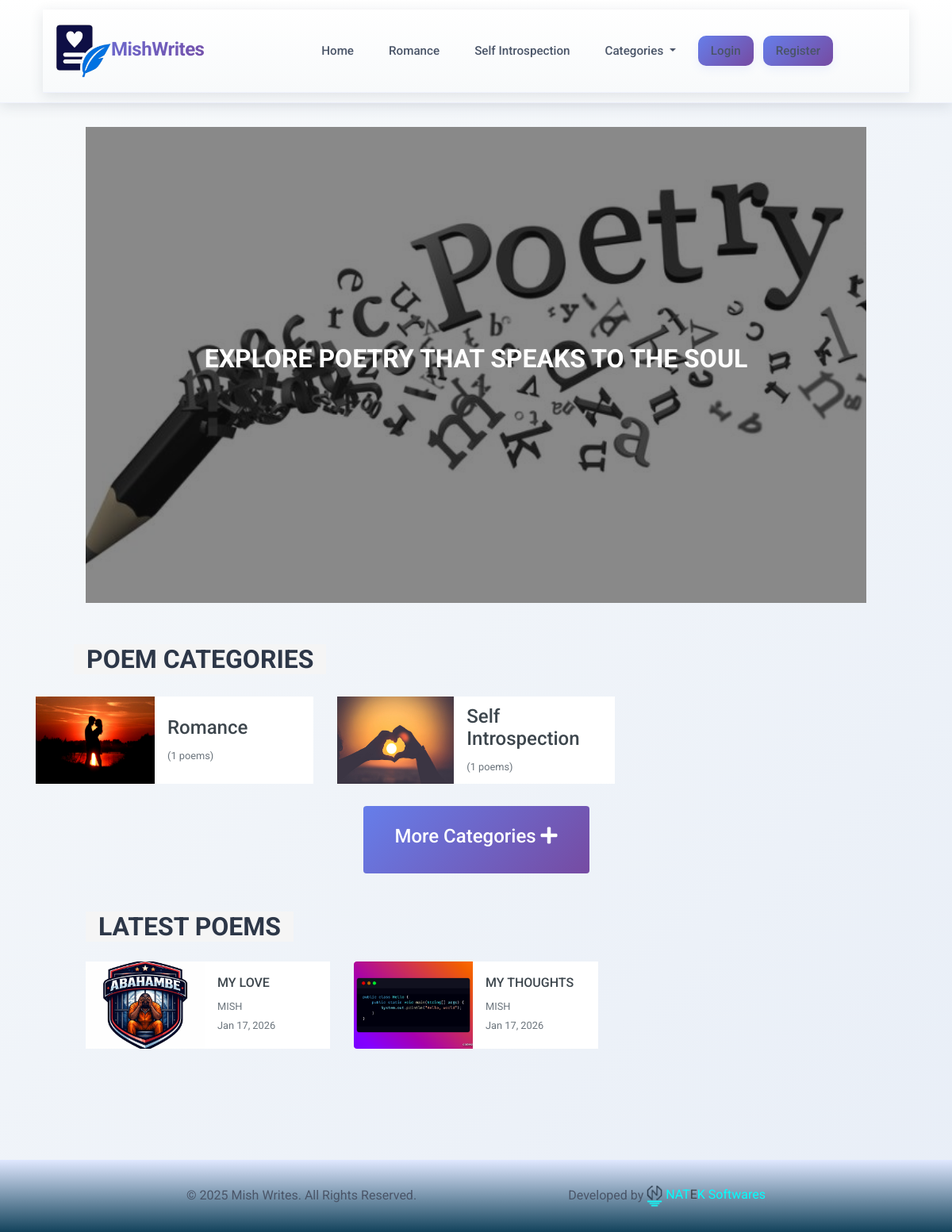
The page / on the database its author committed.
### models.py (models this page shows, shortened)
class Poem(db.Model):
    id = db.Column(db.Integer, primary_key=True)
    title = db.Column(db.String(200), nullable=False)
    content = db.Column(db.Text, nullable=False)
    timestamp = db.Column(db.DateTime(timezone=True), server_default=func.now())
    category = db.Column(db.String(100), nullable=True)
    excerpt = db.Column(db.Text)
    thumbnail = db.Column(db.String(255))
    slug = db.Column(db.String(200), unique=True, nullable=False)  # ✅ NEW COLUMN
    author_id = db.Column(db.Integer, db.ForeignKey("user.id"), nullable=False)
    comments = db.relationship("Comment", backref="poem", lazy=True, cascade="all, delete-orphan")
    likes = db.relationship("Like", backref="poem", lazy=True, cascade="all, delete-orphan")
    def get_excerpt(self, length=300):
        soup = BeautifulSoup(self.content, "html.parser")
        text = soup.get_text("\n")  # preserve line breaks
        excerpt = text[:length].rstrip()
        if len(text) > length:
            excerpt += "..."
        return Markup(excerpt)

class User(db.Model, UserMixin):
    id = db.Column(db.Integer, primary_key=True)
    username = db.Column(db.String(50), nullable=False, unique=True)
    email = db.Column(db.String(120), nullable=False, unique=True)
    password = db.Column(db.String(200), nullable=False)  # stores HASH, not plain password
    role = db.Column(db.String(20), default="")  # "writer" or "reader"
    push_subscription = db.Column(db.JSON, nullable=True)
    bio = db.Column(db.String(500), nullable=True)  # User bio
    profile_image = db.Column(db.String(255), nullable=True)  # Profile image path
    preferred_categories = db.Column(db.String(500), nullable=True)  # Comma-separated list of categories
    custom_categories = db.Column(db.String(500), nullable=True)  # User-defined custom categories
    profile_views = db.Column(db.Integer, default=0)  # Profile view count tracking
    is_public = db.Column(db.Boolean, default=True)  # Public profile visibility
    created_at = db.Column(db.DateTime, default=datetime.utcnow)  # Account creation date
    poems = db.relationship("Poem", backref="author", lazy=True)
    comments = db.relationship("Comment", backref="user", lazy=True)
    likes = db.relationship("Like", backref="user", lazy=True)

### app.py (the view)
@app.route("/")
def index():
    poems = Poem.query.order_by(Poem.id.desc()).all() # type: ignore
    categories = [(c.category, c[1]) for c in db.session.query(
        Poem.category, func.count(Poem.id) #type: ignore
    ).group_by(Poem.category).all()]
    nav_categories = categories[:5]
    category_images = {}
    for cat, _ in nav_categories:
        if cat == "anxiety":
            category_images[cat] = "static/img/POETRY/cat-anxiety.jpg"
        elif cat == "romance":
            category_images[cat] = "static/img/POETRY/cat-loving.jpg"
        elif cat == "depression":
            category_images[cat] = "static/img/POETRY/depression.jpg"
        elif cat == "new_category":
            category_images[cat] = request.form.get("thumbnail")
        else:
            category_images[cat] = "static/img/POETRY/to-love.jpeg"
    return render_template("index.html", poems=poems, categories=categories, nav_categories=nav_categories, category_images=category_images)

### app.py (called while the page is built)
@app.context_processor
def inject_nav_categories():
    rows = db.session.query(Poem.category, func.count(Poem.id)).group_by(Poem.category).all() #type: ignore
    nav_categories = [(c.category or 'uncategorized', c[1]) for c in rows]
    return dict(nav_categories=nav_categories)

### templates/index.html (shortened to what this page needs)
{% extends 'base.html' %}
{% block content %}
<div class="container-fluid mb-1" style="margin-top: 80px;">
    <div class="row px-xl-5">
        <div class="col-lg-12">
            <div id="header-carousel" class="carousel slide carousel-fade mb-lg-0" data-ride="carousel">
                <div class="carousel-inner">
                    <div class="carousel-item position-relative active" style="height: 600px;">
                        <img class="position-absolute w-100 h-100" src="{{ url_for('static', filename='img/POETRY/poetry.jpg') }}" style="object-fit: cover; object-position: center;">
                        <div class="carousel-caption d-flex flex-column align-items-center justify-content-center">
                            <h2 class="text-light text-uppercase font-weight-medium mb-3">Explore Poetry That Speaks To The Soul</h2>
                        </div>
                    </div>
                </div>
            </div>
        </div>
    </div>
</div>
<h2 class="section-title position-relative text-uppercase text-center mx-xl-5 mt-5 mb-4">
    <span class="bg-secondary px-3">Poem Categories</span>
</h2>
<div class="row">
    {% for category, count in nav_categories [:4] %}
        {% if category %}
        <div class="col-lg-4 col-md-4 col-sm-6 py-1">
            <a class="text-decoration-none" href="{{ url_for('category', name=category) }}">
                <div class="cat-item d-flex align-items-center mb-4">
                    <div class="overflow-hidden" style="width: 150px; height: 110px;">
                        <img class="img-fluid" src="{{ category_images[category] }}" alt="" style="width: 100%; height: 100%">
                    </div>
                    <div class="flex-fill pl-3">
                        <h4>{{ category.replace('-', ' ').title() }}</h4>
                        <small class="text-muted">({{ count }} poems)</small>
                    </div>
                </div>
            </a>
        </div>
        {% endif %}
    {% endfor %}
</div>
<div class="row">
    <div class="col-lg-3 col-md-4 col-sm-6 ml-auto p-0 mr-auto rounded">
        <a class="text-decoration-none text-center h-100" href="{{ url_for('categories', name='category')}}">
            <div class="cat-item d-flex align-items-center pt-4 pb-4 rounded" id="more-categories">
                <div class="flex-fill">
                    <h4 class="text-light">
                        More Categories <span class="fa fa-plus"></span>
                    </h4>
                </div>
            </div>
        </a>
    </div>
</div>
<div class="container-fluid pt-5" id="biggest-reads">
    <h2 class="section-title position-relative text-uppercase text-center mx-xl-5 mb-4">
        <span class="bg-secondary px-3">Latest Poems</span>
    </h2>
    <div class="row px-xl-5 pb-3">
        {% for poem in poems [:8]  %}
        <div class="col-lg-4 col-md-4 col-sm-6 pb-1">
            <a class="text-decoration-none" href="{{ url_for('poem', poem_id=poem.id, slug=poem.slug) }}" data-bs-toggle="modal" data-bs-target="#modal-{{ poem.slug }}">
                <div class="cat-item d-flex align-items-center mb-4">
                    <div class="overflow-hidden rounded-left" style="width: 150px; height: 110px; display: flex; align-items: center; justify-content: center;">
                        {% if poem.thumbnail %}
                            <img class="img-fluid w-100 h-100" src="{{ url_for('static', filename=poem.thumbnail) }}" alt="{{ poem.title }}" style="object-fit: cover;">
                        {% else %}
                            <div style="text-align: center; color: white; font-size: 2rem;">✨</div>
                        {% endif %}
                    </div>
                    <div class="flex-fill pl-3">
                        <h6>{{ poem.title }}</h6>
                        <small class="text-body">{{ poem.author.username }}</small><br>
                        <small class="text-muted">{{ poem.timestamp.strftime('%b %d, %Y') }}</small>
                    </div>
                </div>
            </a>
        </div>
        {% endfor %}
    </div>
</div>
{% endblock %}

### static/css/modern.css (style rules this page uses)
:root { --primary-light: #F8FAFB; --primary-pale: #F0F4F9; --primary-accent: #E8EEF7; --secondary-accent: #DDE5F0; --gradient-primary: linear-gradient(135deg, #F8FAFB 0%, #F0F4F9 50%, #E8EEF7 100%); --gradient-soft: linear-gradient(135deg, #ffffff 0%, #F8FAFB 50%, #F0F4F9 100%); --gradient-accent: linear-gradient(135deg, #667EEA 0%, #764BA2 100%); --text-dark: #2D3748; --text-secondary: #4A5568; --text-light: #718096; --accent-purple: #667EEA; --accent-pink: #F687B3; --accent-teal: #48B6C4; --accent-coral: #F78E8A; --shadow-sm: 0 2px 8px rgba(45, 55, 72, 0.08); --shadow-md: 0 4px 16px rgba(45, 55, 72, 0.12); --shadow-lg: 0 8px 24px rgba(45, 55, 72, 0.15); --shadow-soft: 0 4px 12px rgba(102, 126, 234, 0.1); --radius-sm: 6px; --radius-md: 10px; --radius-lg: 14px; }
body { background: var(--gradient-primary) !important; background-attachment: fixed; color: var(--text-dark); font-family: 'Roboto', -apple-system, BlinkMacSystemFont, 'Segoe UI', sans-serif; min-height: 100vh; }
.section-title { color: var(--text-dark); font-weight: 700; font-size: 2rem; margin-bottom: 2rem; position: relative; display: inline-block; }
.section-title::after { content: ''; position: absolute; bottom: -10px; left: 0; width: 60px; height: 4px; background: var(--gradient-accent); border-radius: var(--radius-sm); }
a { color: var(--accent-purple); text-decoration: none; transition: all 0.3s ease; }

### templates/index.html (style rules this page uses)
#more-categories { background: var(--gradient-accent); }

### rows shown on the page
Poem: shows a picture, replace "Romance", author "1", thumbnail (picture), title "MY LOVE", author.username "MISH", timestamp "Jan 17, 2026"
Poem: thumbnail (picture), title "MY THOUGHTS", author.username "MISH", timestamp "Jan 17, 2026"

### other values the page prints
{{ cat.replace('-', ' ').title() }} "Romance" "Self Introspection"
{{ category.replace('-', ' ').title() }} "Self Introspection"
{{ count }} "1"
